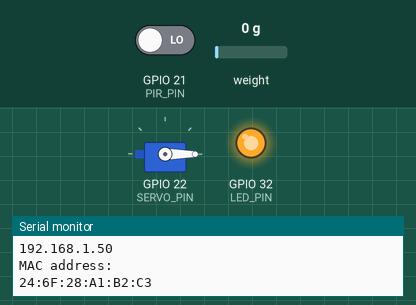
Recording of a program running on a simulated ESP32. Parts: servo, output pins drawn as LEDs (lit = HIGH), the last lines printed to the serial monitor. Inputs (shaded band) come from the test bench; at power-on: GPIO 21 (PIR_PIN) LOW, weight on the scale 0 g. WiFi joins after 1.5 s; servers stay silent unless stated; the local clock reads 2024-03-15 10:24:30 at power-on unless the program sets it; EEPROM starts erased.

Above: at 10.7 s.
10.8 s: GPIO 21 (PIR_PIN) driven HIGH
At 15.9 s:
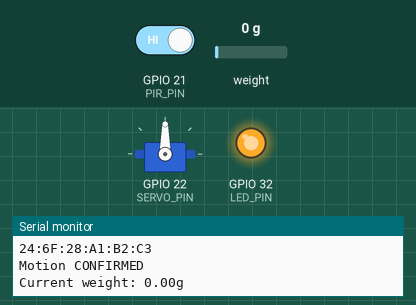
17.5 s: weight on the scale set to 88 g
21.2 s: weight on the scale set to 104 g
At 25.2 s:
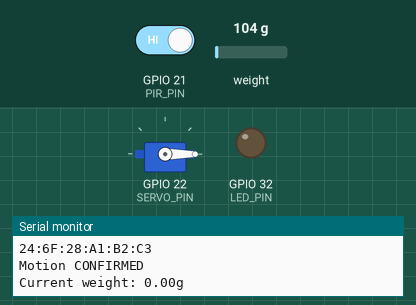
25.5 s: weight on the scale set to 0 g
At 28.4 s:
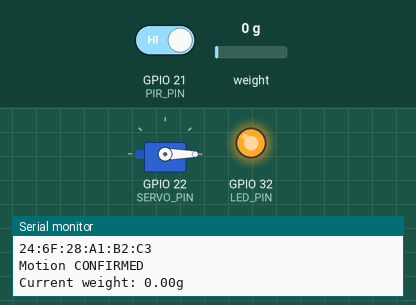
Timing chart, 0 to 29.9 s (numbered marks = the images above; inputs shaded):
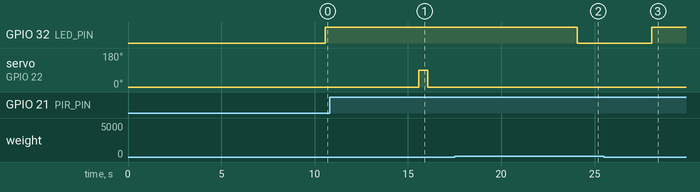

Measured:
- the behaviour switches between 99 and 100 g on weight on the scale (found by bisection; images 1 and 2)
- after the input at 10.8 s, servo on GPIO 22 (SERVO_PIN): 0° → 90° after 4.8 s, → 0° 0.50 s later
- after the input at 17.5 s, every drawn part: stays the same
- after the input at 21.2 s, GPIO 32 (LED_PIN): HIGH → LOW after 2.9 s
- after the input at 25.5 s, GPIO 32 (LED_PIN): LOW → HIGH after 2.6 s

The program:

main.cpp
```cpp
#include <Arduino.h>
#include <Servo.h>
#include <HX711.h>
#include <HttpClient.h>
#include <WiFi.h>
#include <inttypes.h>
#include <stdio.h>
#include "esp_system.h"
#include "freertos/FreeRTOS.h"
#include "freertos/task.h"
#include "nvs.h"
#include "nvs_flash.h"
#include <time.h>

#define PIR_PIN 21
#define SERVO_PIN 22
#define LOADCELL_DT_PIN 13 // data pin
#define LOADCELL_SCK_PIN 12 // clock pin
#define LED_PIN 32

unsigned long stableTime = 1000;
bool motionDetected = false;
float calibration = -212.0;
float weight = 0;

Servo myServo;
HX711 scale;

// This example downloads the URL "http://arduino.cc/"

char ssid[50]; // your network SSID (name)
char pass[50]; // your network password (use for WPA, or use
               // as key for WEP)

// Name of the server we want to connect to
const char kHostname[] = "worldtimeapi.org";
// Path to download (this is the bit after the hostname in the URL
// that you want to download
const char kPath[] = "/api/timezone/Europe/London.txt";

// Number of milliseconds to wait without receiving any data before we give up
const int kNetworkTimeout = 30 * 1000;
// Number of milliseconds to wait if no data is available before trying again
const int kNetworkDelay = 1000;


void nvs_access() {
  // Initialize NVS
  esp_err_t err = nvs_flash_init();
  if (err == ESP_ERR_NVS_NO_FREE_PAGES ||
      err == ESP_ERR_NVS_NEW_VERSION_FOUND) {
    // NVS partition was truncated and needs to be erased
    // Retry nvs_flash_init
    ESP_ERROR_CHECK(nvs_flash_erase());
    err = nvs_flash_init();
  }

ESP_ERROR_CHECK(err);

// Open
Serial.printf("\n");
Serial.printf("Opening Non-Volatile Storage (NVS) handle... ");
nvs_handle_t my_handle;
err = nvs_open("storage", NVS_READWRITE, &my_handle);
if (err != ESP_OK) {
  Serial.printf("Error (%s) opening NVS handle!\n", esp_err_to_name(err));
} else {
    Serial.printf("Done\n");
    Serial.printf("Retrieving SSID/PASSWD\n");
    size_t ssid_len;
    size_t pass_len;
    err = nvs_get_str(my_handle, "ssid", ssid, &ssid_len);
    err |= nvs_get_str(my_handle, "pass", pass, &pass_len);
    switch (err) {
      case ESP_OK:
        Serial.printf("Done\n");
        //Serial.printf("SSID = %s\n", ssid);
        //Serial.printf("PASSWD = %s\n", pass);
        break;
      case ESP_ERR_NVS_NOT_FOUND:
        Serial.printf("The value is not initialized yet!\n");
        break;
      default:
        Serial.printf("Error (%s) reading!\n", esp_err_to_name(err));
    }
  }

  // Close
  nvs_close(my_handle);
}

void http_send_weight(float weight) {
  // HTTP
  WiFiClient c;
  HttpClient http(c);
  time_t now = time(nullptr);

  // Get sensor readings
  // Get sensor readings
  char url[150];
  sprintf(url, "/?time=%ld&weight=%.2f", now, weight);

  //err = http.get(kHostname, kPath);
  int err = http.get("44.243.214.140", 5000, url, NULL);

  if (err == 0) {
    Serial.println("startedRequest ok");

    err = http.responseStatusCode();
    if (err >= 0) {
      Serial.print("Got status code: ");
      Serial.println(err);

      // Usually you'd check that the response code is 200 or a
      // similar "success" code (200-299) before carrying on,
      // but we'll print out whatever response we get

      err = http.skipResponseHeaders();
      if (err >= 0) {
        int bodyLen = http.contentLength();
        Serial.print("Content length is: ");
        Serial.println(bodyLen);
        Serial.println();
        Serial.println("Body returned follows:");

        // Now we've got to the body, so we can print it out
        unsigned long timeoutStart = millis();
        char c;
        // Whilst we haven't timed out & haven't reached the end of the body
        while ((http.connected() || http.available()) &&
               ((millis() - timeoutStart) < kNetworkTimeout)) {
          if (http.available()) {
            c = http.read();
            // Print out this character
            Serial.print(c);

            bodyLen--;
            // We read something, reset the timeout counter
            timeoutStart = millis();
          } else {
            // We haven't got any data, so let's pause to allow some to
            // arrive
            delay(kNetworkDelay);
          }
        }
      } else {
        Serial.print("Failed to skip response headers: ");
        Serial.println(err);
      }
    } else {
        Serial.print("Getting response failed: ");
        Serial.println(err);
    }
  } else {
    Serial.print("Connect failed: ");
    Serial.println(err);
  }
  http.stop();
}

void setup() {
  Serial.begin(9600);
  pinMode(PIR_PIN, INPUT);
  pinMode(LED_PIN, OUTPUT);
  myServo.attach(SERVO_PIN);
  myServo.write(0);
  scale.begin(LOADCELL_DT_PIN, LOADCELL_SCK_PIN); // initialize scale


  Serial.println("Please ensure scale is empty...");
  delay(5000);
  scale.tare();

  scale.set_scale(calibration); // set calibration

  Serial.println("Calibration set and tare complete");
  delay(1000);

  // Retrieve SSID/PASSWD from flash before anything else
  nvs_access();

  // We start by connecting to a WiFi network
  delay(1000);
  Serial.println();
  Serial.println();
  Serial.print("Connecting to ");
  Serial.println(ssid);

  WiFi.begin(ssid, pass);

  while (WiFi.status() != WL_CONNECTED) {
    delay(500);
    Serial.print(".");
  }

  Serial.println("");
  Serial.println("WiFi connected");
  Serial.println("IP address: ");
  Serial.println(WiFi.localIP());
  Serial.println("MAC address: ");
  Serial.println(WiFi.macAddress());
  configTime(0, 0, "pool.ntp.org");
}

void loop() {
  int reading = digitalRead(PIR_PIN);
  float dispensed = -1;
  float current_weight = scale.get_units(10);


  // PIR
  // If PIR goes HIGH, double-check it after a delay
  if (reading == HIGH) {
    delay(stableTime);
    if (digitalRead(PIR_PIN) == HIGH && !motionDetected) {
      motionDetected = true;
      Serial.println("Motion CONFIRMED");
      weight = scale.get_units(10);
      Serial.print("Current weight: ");
      Serial.print(weight);
      Serial.println("g");
      myServo.write(90);
      delay(500);
      myServo.write(0);
    }
  }

  // If PIR goes LOW, reset state
  if (reading == LOW && motionDetected) {
    motionDetected = false;
    Serial.println("Motion ended");
    Serial.print("Current weight: ");
    float new_weight = scale.get_units(10);
    Serial.print(new_weight);
    Serial.println("g");
    dispensed = weight - new_weight;
    Serial.print("Food dispensed: ");
    Serial.println(dispensed);

    Serial.print("Current weight: ");
    Serial.print(weight);
    Serial.println("g");
  }


  // LED
  // If food is low, light up LED
  if (current_weight < 100.0) {
    digitalWrite(LED_PIN, HIGH);
  } else {
    digitalWrite(LED_PIN, LOW);
  }

  if (dispensed > 50) {
    http_send_weight(dispensed);
  }


  // And just stop, now that we've tried a download
  // while (1)
  //   ;
  delay(2000);

}
```
